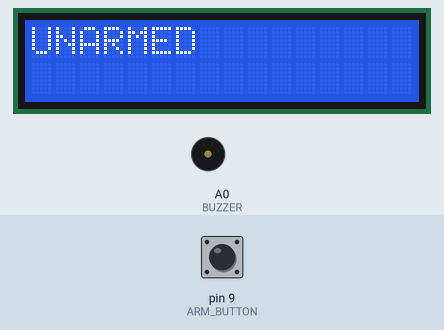
Recording of a sketch running on a simulated Arduino Uno, built with avr-gcc and run on an emulated ATmega328P. Parts: 16×2 character LCD, buzzer (waves = sounding, pin HIGH). The inputs (shaded band) are chosen by the test bench; at power-on: pin 9 (ARM_BUTTON) LOW. No radio packets arrive unless stated.

Above: at 1.2 s.
1.3 s: pin 9 (ARM_BUTTON) pulled HIGH for 3.2 s
At 5.7 s:
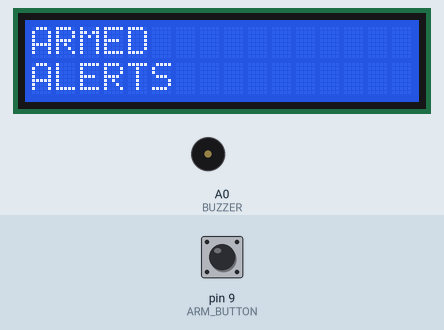
6.0 s: pin 9 (ARM_BUTTON) pulled HIGH for 0.15 s
At 7.3 s:
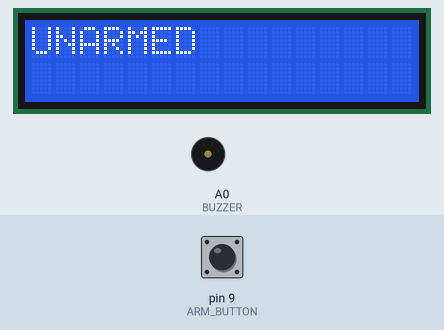
Timing chart, 0 to 9.0 s (numbered marks = the images above; inputs shaded):
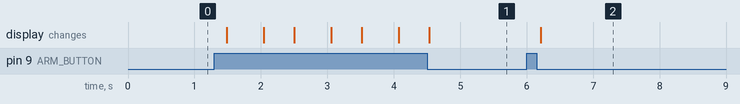

The sketch:

controller.ino
```cpp
#include <SPI.h>
#include <nRF24L01.h>
#include <RF24.h>
#include <LiquidCrystal.h>

#define RADIO_CE 7 // CE PIN ON TRANCIEVER CONNECTED TO PIN 7
#define RADIO_CSN 8 // CSN PIN ON TRANCIEVER CONNECTED TO PIN 8
//PIN 13 SCK
//PIN 11 MOSI
//12 MISO
#define ARM_BUTTON 9 //button for arming and disarming system
#define BUZZER A0 //attach pin D9 Arduino to buzzer +VE INPUT

//lcd display digital pins
const int rs = 10, en = 6, d4 = 5, d5 = 4, d6 = 3, d7 = 2;
int ARMED_STATUS=0; //armed status value 0 = unarmed,1 =armed
int a = 2;  //button status value, a=2 -> unarmed, previous button state unarmed
            //a=1 -> armed previous button state pressed to arm
const byte addresses[][6] = {"00001", "00002"}; //address of wireless connection
int val;  //current value of input button

RF24 radio(RADIO_CE, RADIO_CSN); // CE, CSN
LiquidCrystal lcd(rs, en, d4, d5, d6, d7);  //initialize Display

void setup() {
  lcd.begin(16, 2);
  lcd_unarmed();
  radio.begin();
  radio.openWritingPipe(addresses[1]); // 00002
  radio.openReadingPipe(1, addresses[0]); // 00001
  radio.setPALevel(RF24_PA_MIN);
  radio.stopListening();
  pinMode(BUZZER,OUTPUT);
  pinMode(ARM_BUTTON,INPUT);  //set arm button as digital input
  Serial.begin(9600); // Serial Communication is starting with 9600
  radio.stopListening();
}
void loop() {

  val = digitalRead(ARM_BUTTON);
  delay(50);
  if(val==HIGH && a==2){
    a=1;
    delay(100);
  }

  if(a ==1 && ARMED_STATUS ==0){

    while(!radio.write(&a, sizeof(a))){}
    lcd_armed();
    ARMED_STATUS=1;
    delay(100);
  }
  else if(ARMED_STATUS ==1){
     delay(200);
     wait_in_arm();
  }
}

void wait_in_arm() {
   radio.startListening();
   int msg;
   int button_val=0;
   int num_alerts =0; //number of alerts that have occured in current state is reset to 0

   while(true){ //stay is loop until told to disarm
      if(radio.available()) {
          radio.read(&msg, sizeof(msg));
          //recieving a value of 3 indicates alarm has been tripped
          lcd.setCursor(7, 1);
          if(msg==3){
            lcd.setCursor(7, 1);
            num_alerts++;
            lcd.print(num_alerts);
            tone(BUZZER, 1000,5000);
            delay(5000);
          }
       }
      button_val = digitalRead(ARM_BUTTON);
      if(button_val==HIGH){
          delay(200);
          break;
      }
   }
   radio.stopListening();
   lcd_unarmed();
   //set all status values back to unarmed state
   ARMED_STATUS=0;
   a=2;
   while(!radio.write(&a, sizeof(a))){}
   delay(300);
}
void lcd_unarmed(){ //prints unarmed STATUS on LCD
   lcd.setCursor(0, 0);
   lcd.print("UNARMED                  ");
   lcd.setCursor(0, 1);
   lcd.print("                         ");
}
void lcd_armed(){ //prints armed STATUS on LCD
    lcd.setCursor(0, 0);
    lcd.print("ARMED                       ");
    lcd.setCursor(0, 1);
    lcd.print("ALERTS                      ");

}
```

Measured:
- after the input at 1.3 s, the display: changes after 0.18 s (image 1)
- after the input at 6.0 s, the display: changes after 0.21 s (image 2)
